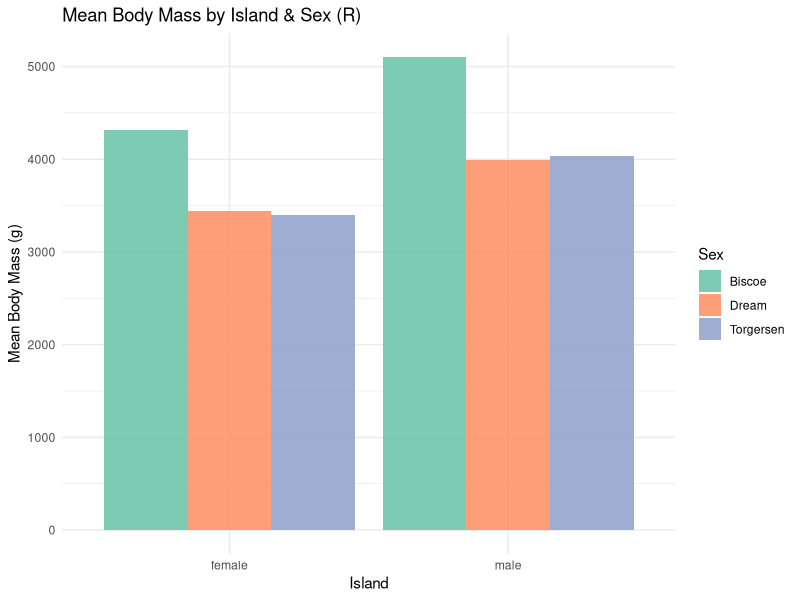

The R source for this figure:
## ---- chunk 1
library(dplyr)
library(ggplot2)
library(palmerpenguins)
library(tidyverse)
## ---- chunk 2
data("penguins")
glimpse(penguins)
## ---- chunk 3
df_r <- penguins |>
    drop_na() |>
    group_by(sex, island) |>
    summarize(mean_mass = mean(body_mass_g, na.rm = TRUE))
## ---- chunk 4

ggplot(df_r, aes(x = sex, y = mean_mass, fill = island)) +
    geom_col(position = "dodge", alpha = 0.85) +
    scale_fill_brewer(palette = "Set2") +
    labs(
        title = "Mean Body Mass by Island & Sex (R)",
        x = "Island",
        y = "Mean Body Mass (g)",
        fill = "Sex"
    ) +
    theme_minimal()
